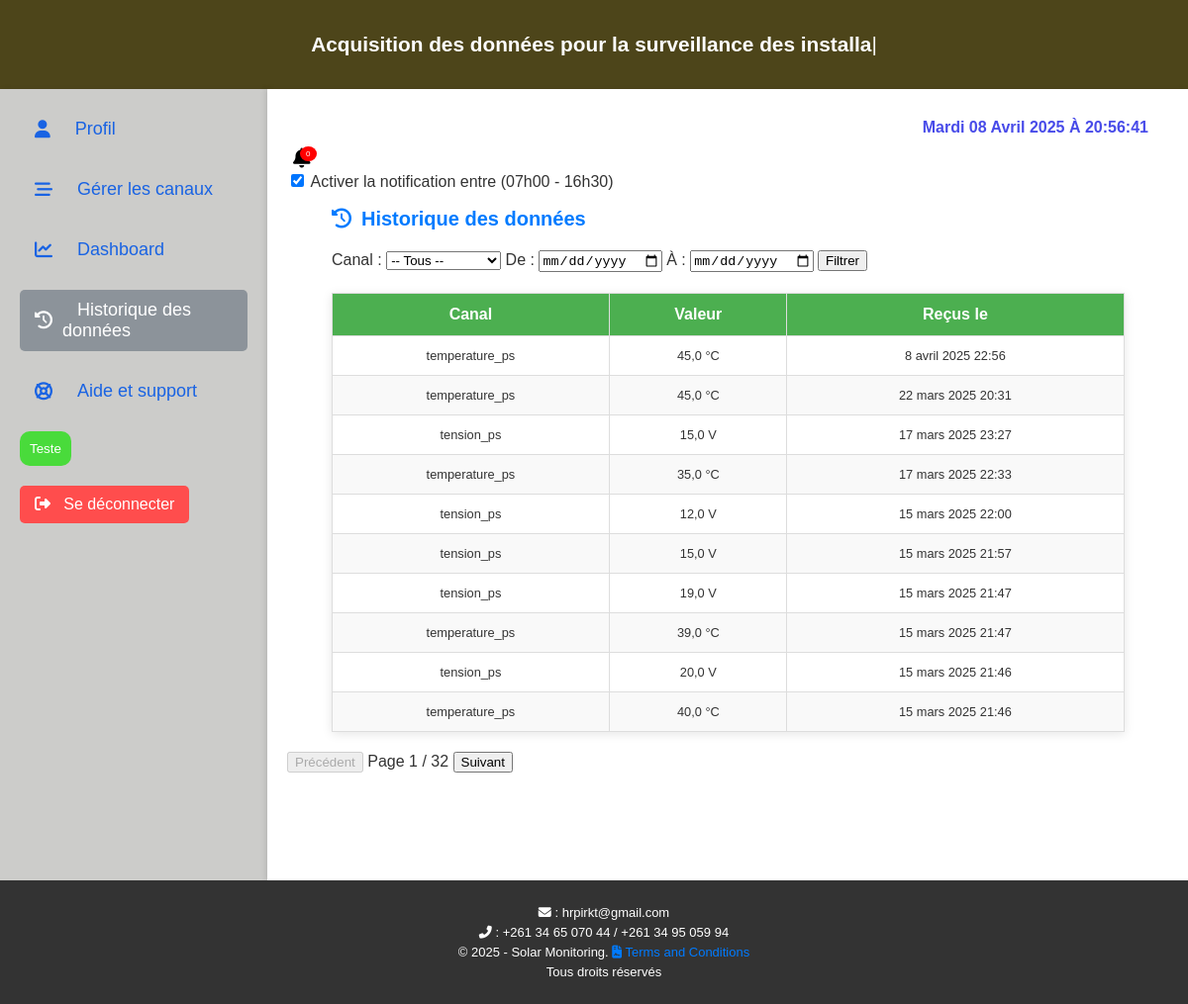
/accounts/historique/ (signed in), run on the app's committed database.
### accounts/models.py (models this page shows, shortened)
class ChannelData(models.Model):
    channel = models.ForeignKey(Channel, on_delete=models.CASCADE, related_name='data')
    timestamp = models.DateTimeField(auto_now_add=True)
    value = models.FloatField()

class Channel(models.Model):
    user = models.ForeignKey(settings.AUTH_USER_MODEL, on_delete=models.CASCADE, related_name="channels")
    name = models.CharField(max_length=255)
    created_at = models.DateTimeField(auto_now_add=True)
    class Meta:
        unique_together = ('name', 'user')

### accounts/views.py (the view)
# urls.py: path('historique/', views.historique, name='historique'),
@login_required
def historique(request):
    user = request.user  # Récupère l'utilisateur connecté
    channel_id = request.GET.get('channel')
    start_date = request.GET.get('start_date')
    end_date = request.GET.get('end_date')
    channels = Channel.objects.filter(user=user)
    historique_data = ChannelData.objects.filter(channel__user=user).order_by('-timestamp')
    if channel_id:
        historique_data = historique_data.filter(channel_id=channel_id)
    if start_date:
        historique_data = historique_data.filter(timestamp__date__gte=parse_date(start_date))
    if end_date:
        historique_data = historique_data.filter(timestamp__date__lte=parse_date(end_date))
    return render(request, 'historique.html', {
        'historique_data': historique_data,
        'channels': channels,  # Liste filtrée des canaux de l'utilisateur
    })

### accounts/templates/historique.html (shortened to what this page needs)
{% extends 'base.html' %}
{% load static %}
{% block content %}
<div id="channel-section-historique">
    <h2 class="section-title"><i class="fas fa-history"></i> Historique des données</h2>
    <form method="GET" action="{% url 'historique' %}" class="filter-form">
        <label for="channel">Canal :</label>
        <select name="channel" id="channel">
            <option value="">-- Tous --</option>
        </select>
        <label for="start_date">De :</label>
        <input type="date" name="start_date" id="start_date" value="{{ request.GET.start_date }}">
        <label for="end_date">À :</label>
        <input type="date" name="end_date" id="end_date" value="{{ request.GET.end_date }}">
        <button type="submit">Filtrer</button>
    </form>
</div>
<table id="historique-table" class="historique-table">
    <thead>
        <tr>
            <th>Canal</th>
            <th>Valeur</th>
            <th>Reçus le</th>
        </tr>
    </thead>
    <tbody id="table-body">
        {% for data in historique_data %}
        <tr>
            <td>{{ data.channel.name }}</td>
            <td>
                {{ data.value }}
                {% if "tension" in data.channel.name|lower %}V{% endif %}
                {% if "temperature" in data.channel.name|lower %}°C{% endif %}
            </td>
            <td>{{ data.timestamp }}</td>
        </tr>
        {% endfor %}
    </tbody>
</table>
<div id="pagination">
    <button id="prev-btn" onclick="prevPage()">Précédent</button>
    <span id="page-info"></span>
    <button id="next-btn" onclick="nextPage()">Suivant</button>
</div>
{% endblock %}

### accounts/static/css/styles.css (style rules this page uses)
body { margin: 0; padding: 0; font-family: Arial, sans-serif; color: #333; background-color: #f5f5f5; overflow-x: hidden; }
.section-title { font-size: 20px; color: #007bff; margin-bottom: 20px; display: flex; align-items: center; text-align: center; }
.section-title i { margin-right: 10px; }
form label { font-size: 16px; }
.historique-table { width: 90%; margin: 20px auto; border-collapse: collapse; box-shadow: 0 2px 10px rgba(0, 0, 0, 0.1); }
.historique-table th, .historique-table td { padding: 12px; text-align: center; border: 1px solid #ddd; }
.historique-table th { background-color: #4CAF50; color: white; font-weight: bold; }
.historique-table tbody tr:nth-child(even) { background-color: #f9f9f9; }
.historique-table td { font-size: 0.8rem; color: #333; }
#channel-section-historique { max-width: 800px; margin: 5px auto; padding: 1px; padding-top: 0px; border-radius: 8px; font-family: Arial, sans-serif; }

### data on the page
ChannelData: channel.name "temperature_ps", value "45,0", shows "°C", timestamp "8 avril 2025 22:56"
ChannelData: channel.name "temperature_ps", value "45,0", shows "°C", timestamp "22 mars 2025 20:31"
ChannelData: channel.name "tension_ps", value "15,0", shows "V", timestamp "17 mars 2025 23:27"
ChannelData: channel.name "temperature_ps", value "35,0", shows "°C", timestamp "17 mars 2025 22:33"
ChannelData: channel.name "tension_ps", value "12,0", shows "V", timestamp "15 mars 2025 22:00"
ChannelData: channel.name "tension_ps", value "15,0", shows "V", timestamp "15 mars 2025 21:57"
ChannelData: channel.name "tension_ps", value "19,0", shows "V", timestamp "15 mars 2025 21:47"
ChannelData: channel.name "temperature_ps", value "39,0", shows "°C", timestamp "15 mars 2025 21:47"
ChannelData: channel.name "tension_ps", value "20,0", shows "V", timestamp "15 mars 2025 21:46"
ChannelData: channel.name "temperature_ps", value "40,0", shows "°C", timestamp "15 mars 2025 21:46"
